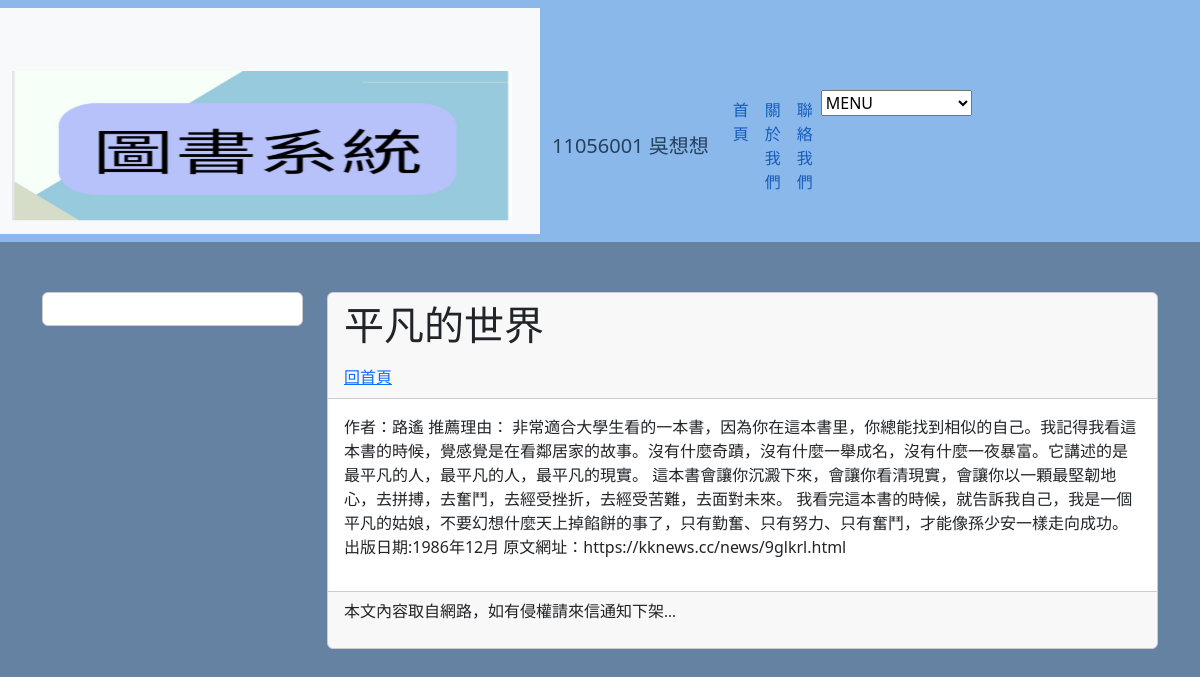
The app's page /post/2/ with its own data.
### book/models.py (models this page shows, shortened)
class Postbb(models.Model):
    title = models.CharField(max_length=200)
    slug = models.SlugField()  # 确保slug字段是SlugField类型
    body = models.TextField()  # 确保body字段是TextField类型
    pub_date = models.DateTimeField(auto_now_add=True)
    class Meta:
        ordering = ('-pub_date', )

### book/views.py (the view)
# urls.py: path('post/<slug:slug>/', showpost, name="showpost")
def showpost(request, slug):
    try:
        postbb = Postbb.objects.get(slug=slug)
        if postbb != None:
            return render(request, 'post.html', locals())
        else:
            return redirect("/")
    except:
        return redirect("/")

### templates/post.html (shortened to what this page needs)
{% extends "base2.html" %}
{% block headmessage %}
<a style='font-family:微軟正黑體;' href='/'>回首頁</a>
{% endblock headmessage %}

### templates/base2.html (shortened to what this page needs)
<!DOCTYPE html>
<html lang="en">
<head>
    <link href="https://cdn.jsdelivr.net/npm/bootstrap@5.3.2/dist/css/bootstrap.min.css" rel="stylesheet">
</head>
<body>
    <nav class="navbar navbar-expand-lg navbar-dark" >
        <nav class="navbar navbar-expand-lg navbar-light bg-light">
            <div class="container">
                <a class="navbar-brand" href="#">
                    <img src="/static/images/abcd.jpg" width="500" height="150" class="d-inline-block align-top" alt="Navbar Logo">
                </a>
            </nav>
        <div class="container">
            <a class="navbar-brand" href="#">11056001 吳想想</a>
            <div class="collapse navbar-collapse" id="navbarNav">
                <ul class="navbar-nav ml-auto">
                    <li class="nav-item">
                        <a class="nav-link" href="/">首頁</a>
                    </li>
                    <li class="nav-item">
                        <a class="nav-link" href="#">關於我們</a>
                    </li>
                    <li class="nav-item">
                        <a class="nav-link" href="#">聯絡我們</a>
                    </li>
                    <div class="nav-item">
                    <li class="nav-item ml-auto">
                        <select id="pages" class="custom-select" onchange="window.location.href=this.value;">
                            <option value="">MENU</option>
                        </select>
                    </li>
                    </div>
                    <div class="container">
                    </div>
                </ul>
            </div>
        </div>
    </nav>
    <div class="container">
        <div class="row">
            <div class="col-sm-12 col-md-3">
                <div class="card">
                    <div class="card-body">
                    </div>
                </div>
            </div>
            <div class="col-sm-12 col-md-9">
                <div class="card">
                    <div class="card-header">
                        <h1>{{ postbb.title }}</h1>
                        {% block headmessage %}
                        {% endblock %}
                    </div>
                    <div class="card-body">
                        {{ postbb.body }}
                    </div>
                    <div class="card-footer">
                        {% include 'footer.html' %}
                    </div>
                </div>
            </div>
        </div>
    </div>
</body>
</html>

### templates/base2.html (style rules this page uses)
body { background-color: rgba(97, 127, 160, 0.973) ; }
.navbar { background-color: rgb(139, 184, 234); }
.navbar-brand { color: #17314ee3; }
.navbar-nav .nav-link { color:rgb(20, 92, 186); }
.container { margin-top: 50px; }
.card { border: 1px solid #ccc; }

### records on screen
Postbb: title "平凡的世界", body "作者：路遙 推薦理由： 非常適合大學生看的一本書，因為你在這本書里，你總能找到相似的自己。我記得我看這本書的時候，覺感覺是在看鄰居家的故事。沒有什麼奇蹟，沒有什麼一舉成名，沒有什麼一夜暴富。它講述的是最平凡的人，最平凡的人，最平凡的現實。 這本書會讓你沉澱下來，會讓你看清現實，會讓你以一顆最堅韌地心，去拼搏，去奮鬥，去經受挫折，去經受苦難，去面對未來。 我看完這本書的時候，就告訴我自己，我是一個平凡的姑娘，不要幻想什麼天上掉餡餅的事了，只有勤奮、只有努力、只有奮鬥，才能像孫少安一樣走向成功。 出版日期:1986年12月 原文網址：https://kknews.cc/news/9glkrl.html"
